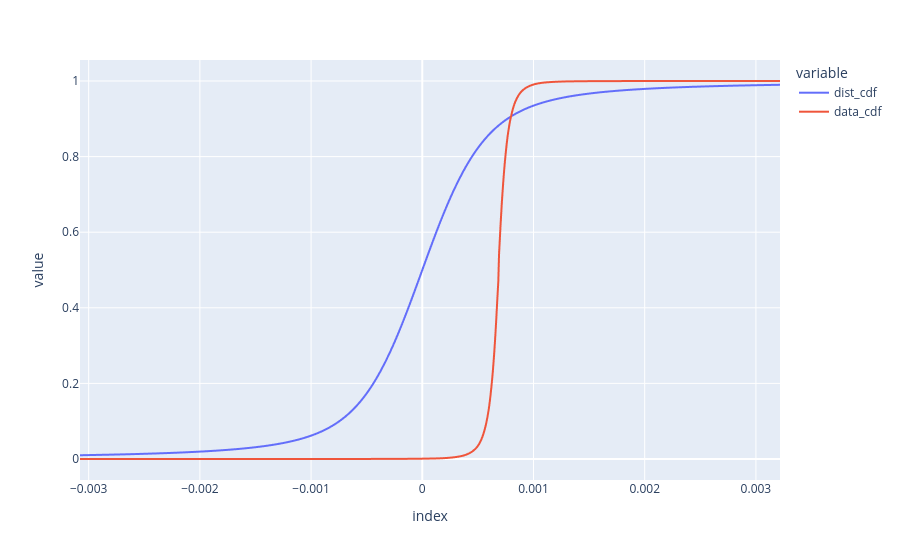

The notebook cell this image was saved under:
### Code cell
df_dst_dist[["dist_cdf", "data_cdf"]].plot()

### Figure 1 — Plotly figure (JSON) as saved in the notebook; plotly's stock layout.template omitted (floating-point values rounded to 4 significant figures; data arrays with more than 128 entries replaced by an {"elided": "..."} marker saying what was removed)
{"data": [{"hovertemplate": "variable=dist_cdf<br>index=%{x}<br>value=%{y}<extra></extra>", "legendgroup": "dist_cdf", "line": {"color": "#636efa", "dash": "solid"}, "marker": {"symbol": "circle"}, "mode": "lines", "name": "dist_cdf", "showlegend": true, "type": "scattergl", "x": {"elided": "1000 float values"}, "xaxis": "x", "y": {"elided": "1000 float values"}, "yaxis": "y"}, {"hovertemplate": "variable=data_cdf<br>index=%{x}<br>value=%{y}<extra></extra>", "legendgroup": "data_cdf", "line": {"color": "#EF553B", "dash": "solid"}, "marker": {"symbol": "circle"}, "mode": "lines", "name": "data_cdf", "showlegend": true, "type": "scattergl", "x": {"elided": "1000 float values"}, "xaxis": "x", "y": {"elided": "1000 float values"}, "yaxis": "y"}], "layout": {"legend": {"title": {"text": "variable"}, "tracegroupgap": 0}, "margin": {"t": 60}, "xaxis": {"anchor": "y", "domain": [0, 1], "title": {"text": "index"}}, "yaxis": {"anchor": "x", "domain": [0, 1], "title": {"text": "value"}}}}
